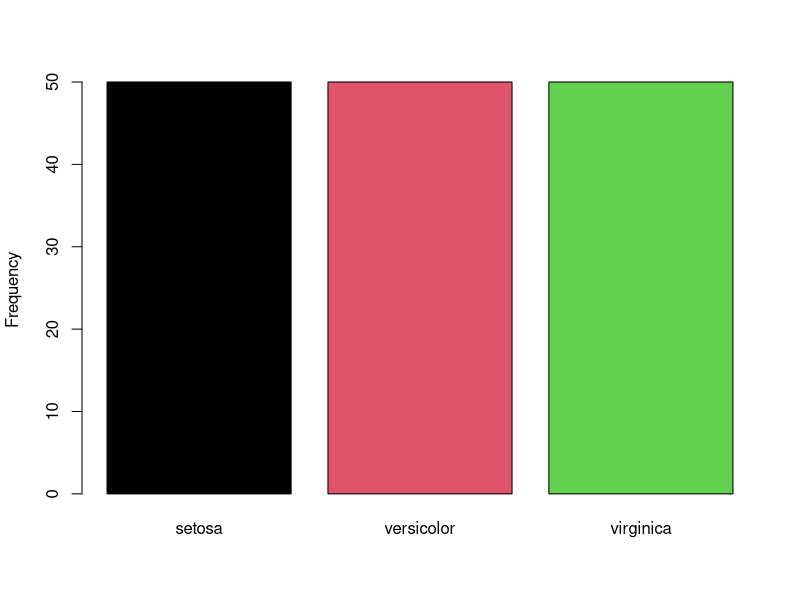
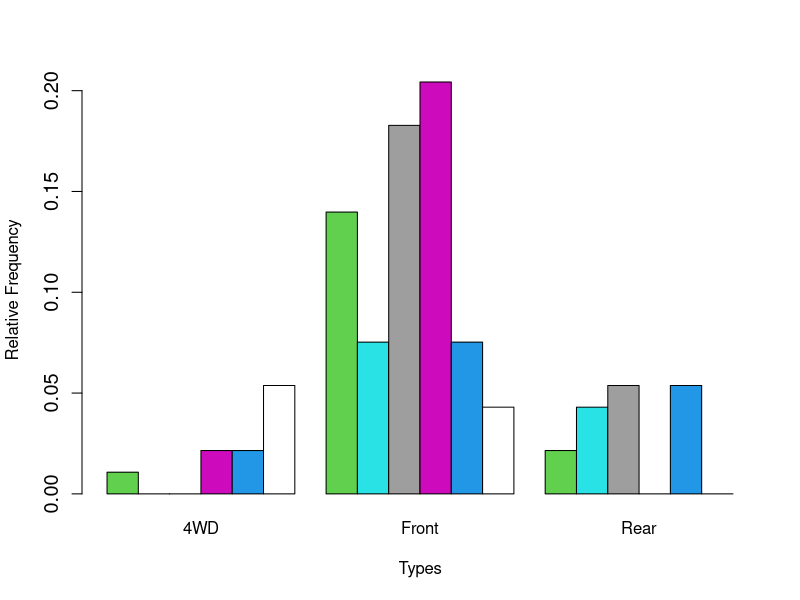
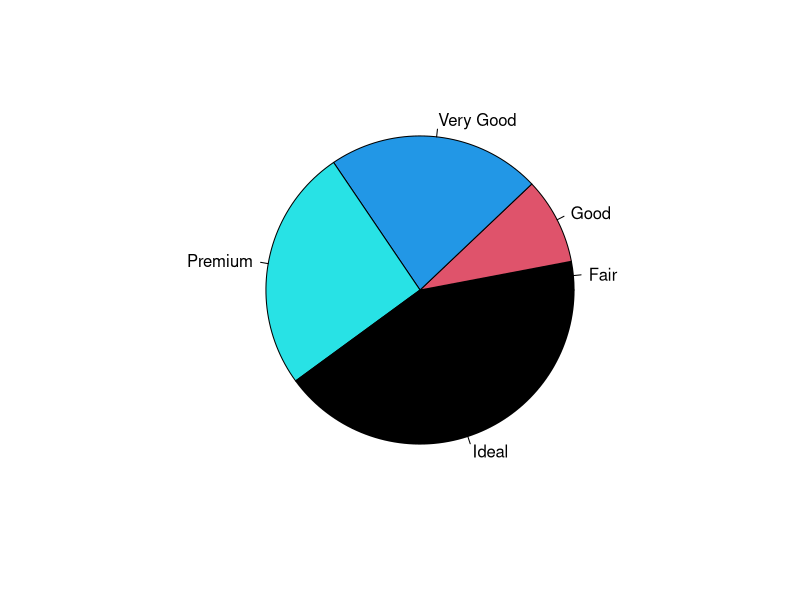
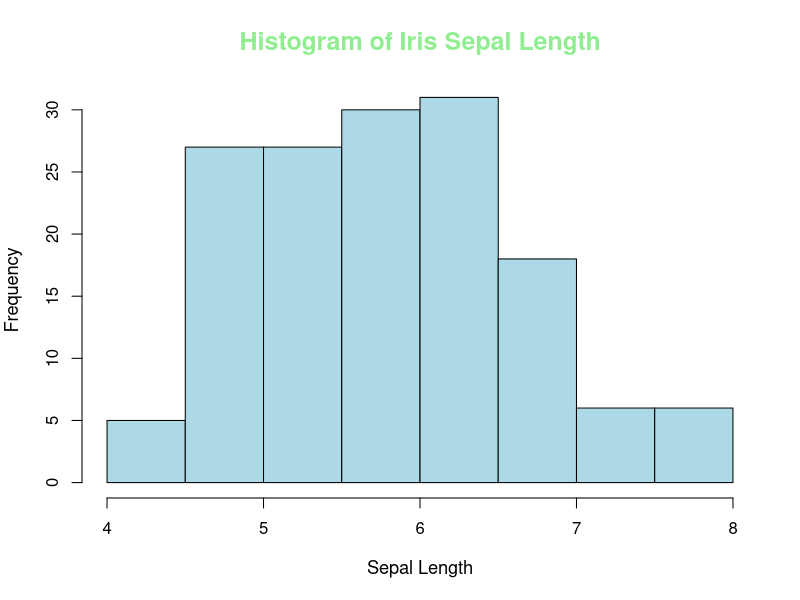

These charts were generated, in order, by the following R code:
## ---- chunk 1
library(MASS)
#install.packages("ggplot2")
library(ggplot2)
data(iris)
data(diamonds)
data(Cars93)

## ---- chunk 2
table(iris$Species)
## ---- chunk 3
table(Cars93$Type)
## ---- chunk 4
table(diamonds$cut)
## ---- chunk 5
table(iris$Species)/nrow(iris)
## ---- chunk 6
table(Cars93$Type)/nrow(Cars93)
## ---- chunk 7
table(diamonds$cut)/nrow(diamonds)
## ---- chunk 8
barplot(table(iris$Species), ylab = "Frequency", col = c(1,2,3))
## ---- chunk 9
barplot(table(Cars93$Type, Cars93$DriveTrain)/nrow(Cars93), beside = T, ylab = "Relative Frequency", xlab = "Types", col = c(11,5,8,6,4,0), cex.axis = 1.2)
## ---- chunk 10
pie(table(diamonds$cut), col = c(1,10,20, 45))
## ---- chunk 11
hist(iris$Sepal.Length, breaks = round(nrow(iris)^0.5), col = "lightblue", xlab = "Sepal Length",cex.lab = 1.1, main = "Histogram of Iris Sepal Length", col.main = "lightgreen", cex.main = 1.5)
## ---- chunk 12

## ---- chunk 13
data(txhousing)
?txhousing
## ---- chunk 14
newTxHousing = txhousing[txhousing$year == 2015,]
newTxHousing
